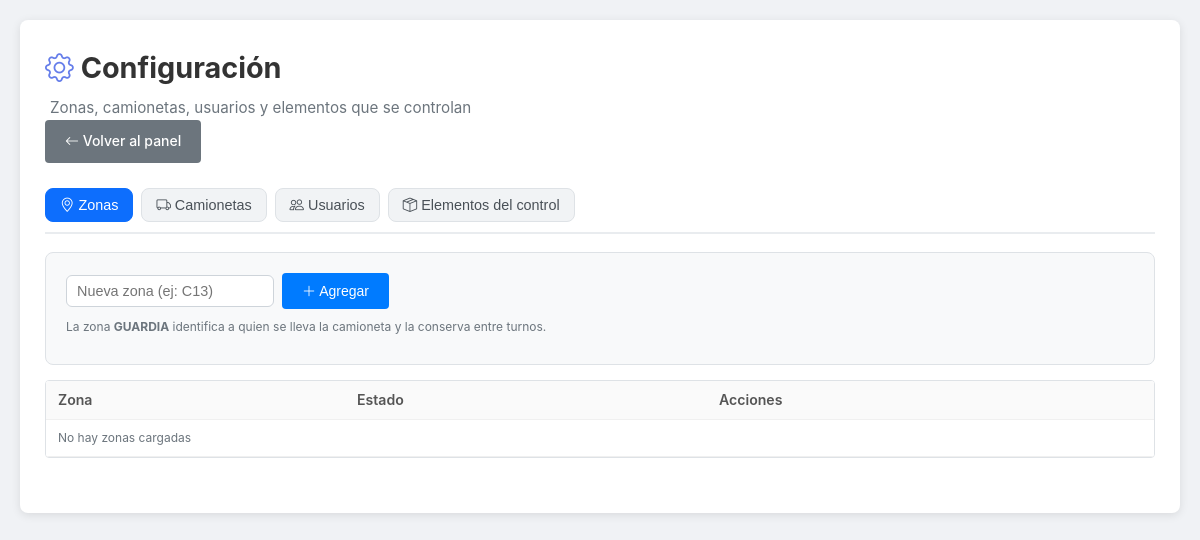
/admin/configuracion (signed in), run on an earlier commit of the app's database.
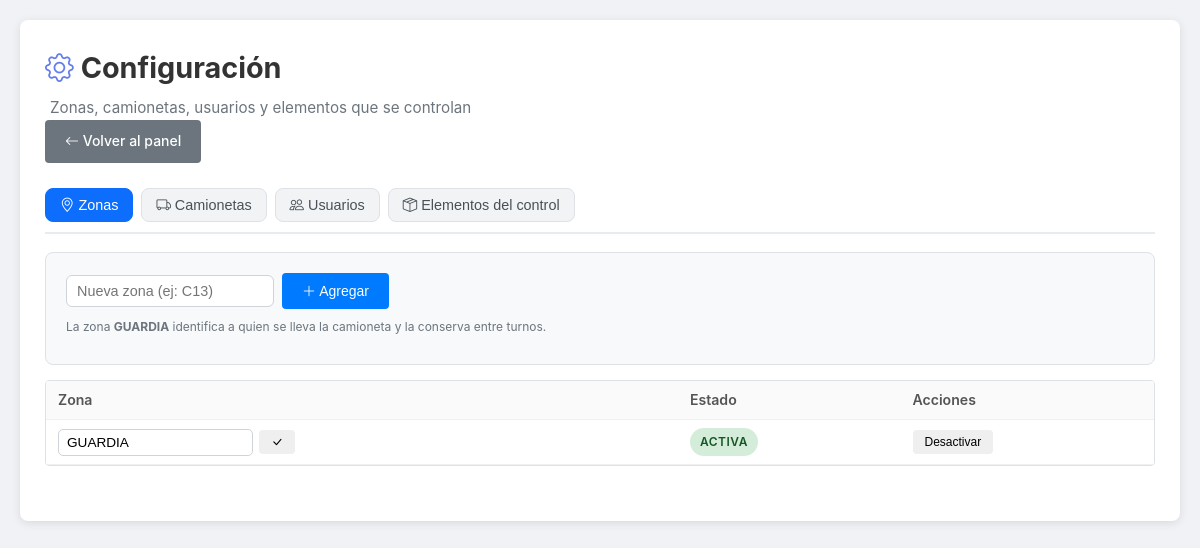
And on a later commit of the database.
### tables this page shows
CREATE TABLE zonas (
            id INTEGER PRIMARY KEY AUTOINCREMENT,
            nombre TEXT NOT NULL,
            activa INTEGER DEFAULT 1,
            UNIQUE (nombre)
        );

### app.py (the view)
@app.route('/admin/configuracion')
def admin_configuracion():
    if 'usuario_id' not in session or session.get('rol') != 'admin':
        return redirect(url_for('login'))
    conexion = get_db()
    try:
        zonas = [dict(f) for f in conexion.execute(
            'SELECT id, nombre, activa FROM zonas ORDER BY nombre')]
        camionetas = [dict(f) for f in conexion.execute(
            'SELECT id, patente, activa FROM camionetas ORDER BY patente')]
        usuarios = [dict(f) for f in conexion.execute(
            'SELECT id, nombre, usuario, rol, activo FROM usuarios ORDER BY rol, nombre')]
        catalogo = obtener_catalogo(conexion, incluir_inactivos=True)
        zonas_en_uso = {f[0] for f in conexion.execute(
            "SELECT DISTINCT TRIM(zona) FROM asignaciones WHERE zona IS NOT NULL")}
    finally:
        conexion.close()
    return render_template('admin_configuracion.html',
                           zonas=zonas,
                           camionetas=camionetas,
                           usuarios=usuarios,
                           catalogo=catalogo,
                           categorias=CATEGORIAS,
                           etiqueta_categoria=ETIQUETA_CATEGORIA,
                           roles=ROLES,
                           zonas_en_uso=zonas_en_uso,
                           seccion=request.args.get('seccion', 'zonas'),
                           mensaje=request.args.get('mensaje', ''),
                           error=request.args.get('error', ''))

### app.py (called while the page is built)
def obtener_catalogo(conexion, incluir_inactivos=False):
    filtro = '' if incluir_inactivos else 'WHERE activo = 1'
    filas = conexion.execute(f'''
        SELECT id, nombre, categoria, activo, orden
        FROM elementos_catalogo {filtro}
        ORDER BY orden, nombre
    ''').fetchall()
    catalogo = {categoria: [] for categoria in CATEGORIAS}
    for fila in filas:
        catalogo.setdefault(fila['categoria'], []).append(dict(fila))
    return catalogo

@app.before_request
def limpiar_redirecciones():
    if 'usuario_id' in session:
        rol = session.get('rol')
        if rol == 'admin' and request.path == '/tecnico':
            return redirect(url_for('admin'))
        if rol == 'jefe' and request.path in ['/tecnico', '/admin']:
            return redirect(url_for('jefe'))
        if rol == 'tecnico' and request.path in ['/admin', '/jefe']:
            return redirect(url_for('tecnico'))

def conectar_db():
    conexion = sqlite3.connect(str(DATABASE), timeout=15)
    conexion.execute('PRAGMA journal_mode = WAL')
    conexion.execute('PRAGMA foreign_keys = ON')
    return conexion

### templates/admin_configuracion.html (shortened to what this page needs)
<!DOCTYPE html>
<html lang="es">
<head>
    <link rel="stylesheet" href="https://cdn.jsdelivr.net/npm/bootstrap-icons@1.8.1/font/bootstrap-icons.css">
    <link rel="stylesheet" href="{{ url_for('static', filename='css/style.css') }}">
</head>
<body>
<div class="container config-container">
    <div class="seccion-header d-flex justify-content-between align-items-center flex-wrap">
        <div>
            <h1><i class="bi bi-gear"></i> Configuración</h1>
            <p class="text-muted">Zonas, camionetas, usuarios y elementos que se controlan</p>
        </div>
        <a href="{{ url_for('admin') }}" class="btn btn-secondary">
            <i class="bi bi-arrow-left"></i> Volver al panel
        </a>
    </div>
    <div class="config-tabs">
        {% for clave, etiqueta, icono in [
            ('zonas', 'Zonas', 'geo-alt'),
            ('camionetas', 'Camionetas', 'truck'),
            ('usuarios', 'Usuarios', 'people'),
            ('elementos', 'Elementos del control', 'box-seam')] %}
            <button type="button"
                    class="config-tab {% if seccion == clave %}activa{% endif %}"
                    data-seccion="{{ clave }}"
                    onclick="verSeccion('{{ clave }}')">
                <i class="bi bi-{{ icono }}"></i> {{ etiqueta }}
            </button>
        {% endfor %}
    </div>
    <div class="config-panel" id="panel-zonas">
        <div class="card mb-3">
            <div class="card-body">
                <form method="POST" action="{{ url_for('config_zonas') }}" class="form-inline-config">
                    <input type="text" name="nombre" placeholder="Nueva zona (ej: C13)" required maxlength="60">
                    <button type="submit" class="btn btn-primary"><i class="bi bi-plus-lg"></i> Agregar</button>
                </form>
                <p class="text-muted small mt-2 mb-0">
                    La zona <strong>GUARDIA</strong> identifica a quien se lleva la camioneta y la conserva entre turnos.
                </p>
            </div>
        </div>
        <div class="table-responsive">
            <table class="tabla-config">
                <thead><tr><th>Zona</th><th>Estado</th><th>Acciones</th></tr></thead>
                <tbody>
                {% for z in zonas %}
                    <tr class="{% if not z.activa %}fila-inactiva{% endif %}">
                        <td>
                            <form method="POST" action="{{ url_for('config_zonas') }}" class="form-linea">
                                <input type="text" name="nombre" value="{{ z.nombre }}" maxlength="60" required>
                                <button type="submit" class="btn btn-sm btn-outline-primary" title="Guardar nombre">
                                    <i class="bi bi-check-lg"></i>
                                </button>
                            </form>
                        </td>
                        <td>
                            {% if z.activa %}
                                <span class="badge badge-success">Activa</span>
                            {% else %}
                                <span class="badge badge-danger">Inactiva</span>
                            {% endif %}
                        </td>
                        <td>
                            <form method="POST" action="{{ url_for('config_zonas') }}"
                                  onsubmit="return confirm('¿Cambiar el estado de la zona {{ z.nombre }}?')">
                                <button type="submit" class="btn btn-sm {% if z.activa %}btn-outline-danger{% else %}btn-outline-success{% endif %}">
                                    {% if z.activa %}Desactivar{% else %}Activar{% endif %}
                                </button>
                            </form>
                        </td>
                    </tr>
                {% else %}
                    <tr><td colspan="3" class="text-center text-muted">No hay zonas cargadas</td></tr>
                {% endfor %}
                </tbody>
            </table>
        </div>
    </div>
</div>
</body>
</html>

What changed in the data, as far as the page shows it:
added zonas: nombre "GUARDIA", activa "ACTIVA"
Also different on the page:
text no longer shown: "No hay zonas cargadas"
